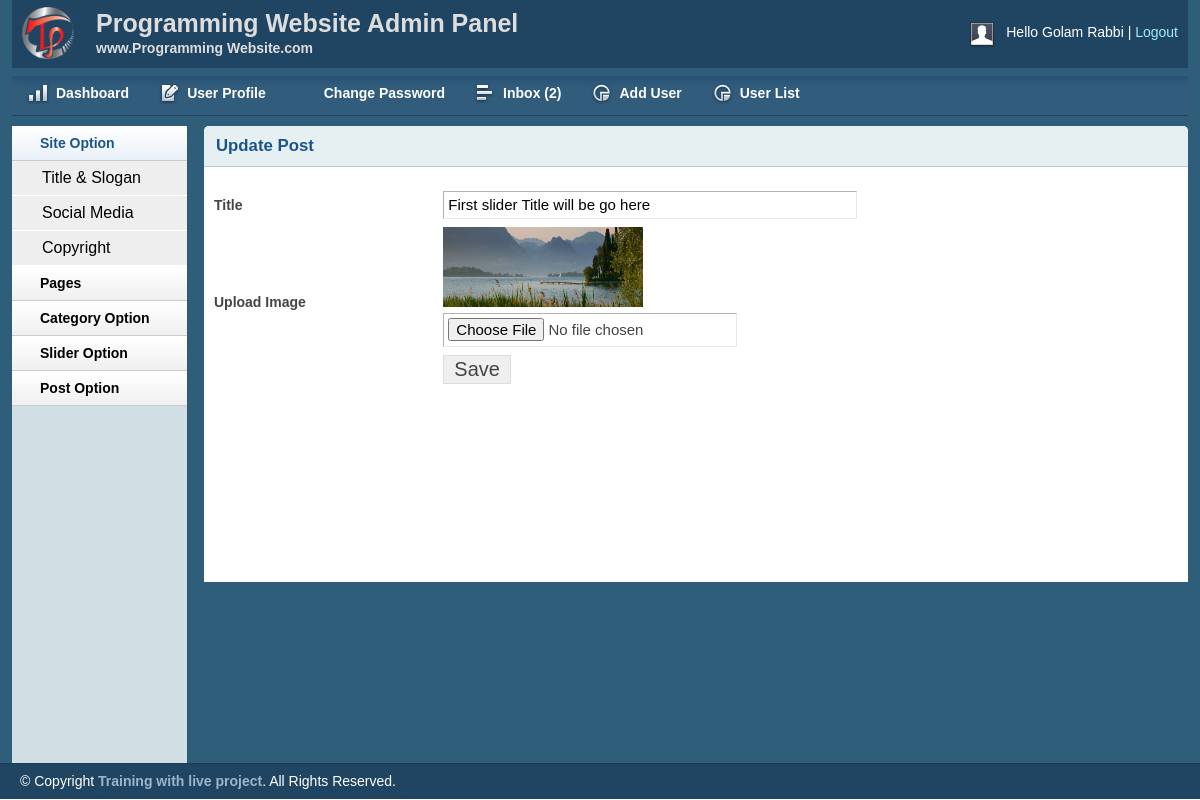
Screenshot of /admin/index.php?page=editslider&editslider=1 (signed in) with the database file from the repository.
### tables this page shows
CREATE TABLE `tbl_user` (
  `id` int(11) NOT NULL,
  `name` varchar(255) NOT NULL,
  `username` varchar(50) NOT NULL,
  `password` varchar(32) NOT NULL,
  `email` varchar(255) NOT NULL,
  `details` text NOT NULL,
  `role` int(11) NOT NULL
);

CREATE TABLE `tbl_slider` (
  `id` int(11) NOT NULL,
  `title` varchar(255) NOT NULL,
  `image` varchar(255) NOT NULL
);

### admin/editslider.php (the view, shortened to what this page needs)
<div class="grid_10">
    <div class="box round first grid">
        <h2>Update Post</h2>
            <?php
            if (!empty($_GET['editslider'])) {
                $p_slider = $_GET['editslider'];
            }
            ?>
        <div class="block">
        <?php
            $sql = "SELECT * FROM tbl_slider WHERE id='$p_slider'";
            $query = mysqli_query($con,$sql);
            $editPost = mysqli_fetch_array($query);
        ?>
         <form action="" method="POST" enctype="multipart/form-data">
            <table class="form">
                <tr>
                    <td>
                        <label>Title</label>
                    </td>
                    <td>
                        <input type="text" name="title" value="<?php echo $editPost['title']; ?>" class="medium" />
                    </td>
                </tr>
                <tr>
                    <td>
                        <label>Upload Image</label>
                    </td>
                    <td>
                        <img src="<?php echo $editPost['image']; ?>" height="80px" width="200px"></br>
                        <input type="file" name="image" />
                    </td>
                </tr>
				<tr>
                    <td></td>
                    <td>
                        <input type="submit" name="submit" Value="Save" />
                    </td>
                </tr>
            </table>
            </form>
        </div>
    </div>
</div>

### admin/common/header.php (shortened to what this page needs)
<!DOCTYPE html>
<html>
<head>
    <link rel="stylesheet" type="text/css" href="css/reset.css" media="screen" />
    <link rel="stylesheet" type="text/css" href="css/text.css" media="screen" />
    <link rel="stylesheet" type="text/css" href="css/grid.css" media="screen" />
    <link rel="stylesheet" type="text/css" href="css/layout.css" media="screen" />
    <link rel="stylesheet" type="text/css" href="css/nav.css" media="screen" />
    <link href="css/table/demo_page.css" rel="stylesheet" type="text/css" />
</head>
<body>
    <div class="container_12">
        <div class="grid_12 header-repeat">
            <div id="branding">
                <div class="floatleft logo">
                    <img src="img/livelogo.png" alt="Logo" />
				</div>
				<div class="floatleft middle">
					<h1>Programming Website Admin Panel</h1>
					<p>www.Programming Website.com</p>
				</div>
                <div class="floatright">
                    <div class="floatleft">
                        <img src="img/img-profile.jpg" alt="Profile Pic" /></div>
                    <div class="floatleft marginleft10">
                        <ul class="inline-ul floatleft">
                            <li>Hello <?php echo $UserData['username'];?></li>
                            <li><a href="logout.php">Logout</a></li>
                        </ul>
                    </div>
                </div>
            </div>
        </div>
        <div class="grid_12">
            <ul class="nav main">
                <li class="ic-dashboard"><a href="?page=dashboard"><span>Dashboard</span></a> </li>
                <li class="ic-form-style"><a href="?page=profile"><span>User Profile</span></a></li>
				<li class="ic-typography"><a href="?page=changepassword"><span>Change Password</span></a></li>
				<li class="ic-grid-tables"><a href="?page=inbox"><span>Inbox
                    <?php
                        $sql = "SELECT * FROM tbl_contact WHERE status = '0' order by id desc";
                        $msg = mysqli_query($con,$sql);
                        if ($msg) {
                            $count = mysqli_num_rows($msg);
                            echo "(".$count.")";
                        }else{
                            echo "(0)";
                        }
                    ?>
                </span></a></li>
                    <?php if ($UserData['role']=='0') { ?>
                        <li class="ic-charts"><a href="?page=adduser"><span>Add User</span></a></li>
                   <?php } ?>
                <li class="ic-charts"><a href="?page=users"><span>User List</span></a></li>
            </ul>
        </div>
<?php include 'sidebar.php'; ?>

### admin/css/layout.css (style rules this page uses)
body { background: #fff none repeat scroll 0 0; color: #444; font-size: 14px; padding: 0; }
.floatleft { float:left; }
.logo img { margin-top: -15px; width: 52px; }
.middle { margin-left: 22px; margin-top: -14px; }
.middle h1 { color:#ddd;margin:0 }
.middle p { color: #ddd; margin: 0; font-weight: bold; }
.floatright { float:right; }
.inline-ul li { display:inline; color:#fff; }
.marginleft10 { margin-left:10px; }
a { color: #000; font-weight:bold; text-decoration: none; }
.container_12, .container_16 { background:#2E5E79; }
h1, h2, h3, h4, h5, h6 { line-height:1.2em; margin-bottom:.3em; }
h2 { margin-top:1em; }
#branding { font-weight: normal; margin-bottom: 0; padding: 22px 10px 3px; text-align: left; }
.header-repeat { background:url(../img/header-repeat.jpg) repeat-x; }
#branding a { color:#A1EAFF; font-weight:normal; }
#branding a:before { content:" | "; color:#fff; }
#branding ul, #branding ul li { margin:0px; padding:0px; }
#branding li { padding:0px 0px 0px 0px !important; }
.box { background:#fff; margin-bottom:20px; padding:10px 10px 10px 10px; margin-left:-8px; }
.box.grid { padding-bottom:40px; }
.box.round { -moz-border-radius: 5px 5px 0px 0px; -webkit-border-radius: 5px 5px 0px 0px; border-radius: 5px 5px 0px 0px; }
.box h2 { font-size:1.2em; font-weight:bold; color:#1B548D; background:#E6F0F3; margin:-10px -10px 0 -10px; padding:10px 12px; border-bottom:1px solid #B3CBD6; -moz-border-radius: 5px 5px 0px 0px; -webkit-border-radius: 5px 5px 0px 0px; border-radius: 5px 5px 0px 0px; }
.box.first { min-height: 406px; }
.block { padding-top:20px; }
p { margin-bottom:1em; }
ul, ol { padding-top:0; }
table.form { width:100%; }
table.form td { padding:4px 0px; }
table.form label { font-weight:bold; }
table.form input, table.form select { font-size: 15px; padding: 4px 4px 5px 4px; border-top: 1px solid #b3b3b3; border-left: 1px solid #b3b3b3; border-right: 1px solid #eaeaea; border-bottom: 1px solid #eaeaea; }
table.form input[type="submit"] { border: 1px solid #ddd; color: #444; cursor: pointer; font-size: 20px; padding: 2px 10px; }
input.medium { width: 55%; }
.block { padding-bottom:1px; }

### rows the page displays
tbl_user: username "Golam Rabbi"
tbl_slider: title "First slider Title will be go here", image (picture)

### other values shown
$count "2"
